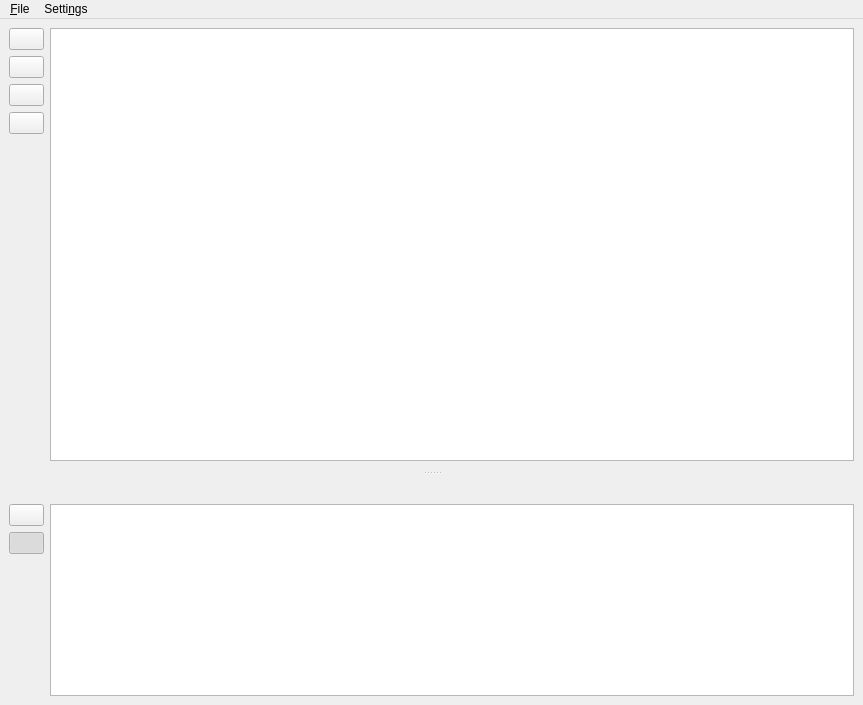
<?xml version="1.0" encoding="UTF-8"?>
<ui version="4.0">
 <class>MainWindow</class>
 <widget class="QMainWindow" name="MainWindow">
  <property name="geometry">
   <rect>
    <x>0</x>
    <y>0</y>
    <width>863</width>
    <height>705</height>
   </rect>
  </property>
  <property name="windowTitle">
   <string>reStructuredText editor</string>
  </property>
  <property name="toolButtonStyle">
   <enum>Qt::ToolButtonIconOnly</enum>
  </property>
  <property name="dockOptions">
   <set>QMainWindow::AnimatedDocks</set>
  </property>
  <widget class="QWidget" name="centralwidget">
   <layout class="QHBoxLayout" name="horizontalLayout_2">
    <item>
     <layout class="QVBoxLayout" name="rstToolbar">
      <item>
       <widget class="QPushButton" name="newDocButton">
        <property name="maximumSize">
         <size>
          <width>35</width>
          <height>16777215</height>
         </size>
        </property>
        <property name="toolTip">
         <string>New</string>
        </property>
        <property name="text">
         <string/>
        </property>
        <property name="icon">
         <iconset resource="resources.qrc">
          <normaloff>:/icons/assets/new.svgz</normaloff>:/icons/assets/new.svgz</iconset>
        </property>
       </widget>
      </item>
      <item>
       <widget class="QPushButton" name="openDocButton">
        <property name="maximumSize">
         <size>
          <width>35</width>
          <height>16777215</height>
         </size>
        </property>
        <property name="toolTip">
         <string>Open</string>
        </property>
        <property name="text">
         <string/>
        </property>
        <property name="icon">
         <iconset resource="resources.qrc">
          <normaloff>:/icons/assets/open.svgz</normaloff>:/icons/assets/open.svgz</iconset>
        </property>
       </widget>
      </item>
      <item>
       <widget class="QPushButton" name="saveRstChangesButton">
        <property name="maximumSize">
         <size>
          <width>35</width>
          <height>16777215</height>
         </size>
        </property>
        <property name="toolTip">
         <string>Save</string>
        </property>
        <property name="text">
         <string/>
        </property>
        <property name="icon">
         <iconset resource="resources.qrc">
          <normaloff>:/icons/assets/save.svgz</normaloff>:/icons/assets/save.svgz</iconset>
        </property>
       </widget>
      </item>
      <item>
       <widget class="QPushButton" name="saveRstButton">
        <property name="maximumSize">
         <size>
          <width>35</width>
          <height>16777215</height>
         </size>
        </property>
        <property name="toolTip">
         <string>Save As...</string>
        </property>
        <property name="text">
         <string/>
        </property>
        <property name="icon">
         <iconset resource="resources.qrc">
          <normaloff>:/icons/assets/save-as.svgz</normaloff>:/icons/assets/save-as.svgz</iconset>
        </property>
       </widget>
      </item>
      <item>
       <spacer name="verticalSpacer_1">
        <property name="orientation">
         <enum>Qt::Vertical</enum>
        </property>
        <property name="sizeHint" stdset="0">
         <size>
          <width>20</width>
          <height>40</height>
         </size>
        </property>
       </spacer>
      </item>
     </layout>
    </item>
    <item>
     <widget class="QPlainTextEdit" name="inputBox">
      <property name="font">
       <font>
        <kerning>true</kerning>
       </font>
      </property>
     </widget>
    </item>
   </layout>
  </widget>
  <widget class="QMenuBar" name="menuBar">
   <property name="geometry">
    <rect>
     <x>0</x>
     <y>0</y>
     <width>863</width>
     <height>27</height>
    </rect>
   </property>
   <widget class="QMenu" name="menu_File">
    <property name="title">
     <string>&amp;File</string>
    </property>
    <addaction name="newDocAction"/>
    <addaction name="openDocAction"/>
    <addaction name="saveRstChangesAction"/>
    <addaction name="saveRstAction"/>
    <addaction name="saveHtmlAction"/>
    <addaction name="revertAction"/>
   </widget>
   <widget class="QMenu" name="menu_Settings">
    <property name="title">
     <string>Setti&amp;ngs</string>
    </property>
    <addaction name="toggleSourceViewAction"/>
   </widget>
   <addaction name="menu_File"/>
   <addaction name="menu_Settings"/>
  </widget>
  <widget class="QDockWidget" name="resultDock">
   <property name="features">
    <set>QDockWidget::NoDockWidgetFeatures</set>
   </property>
   <property name="allowedAreas">
    <set>Qt::BottomDockWidgetArea</set>
   </property>
   <attribute name="dockWidgetArea">
    <number>8</number>
   </attribute>
   <widget class="QWidget" name="layout_1">
    <layout class="QHBoxLayout" name="horizontalLayout">
     <item>
      <layout class="QVBoxLayout" name="verticalLayout_2">
       <item>
        <widget class="QPushButton" name="saveHtmlButton">
         <property name="maximumSize">
          <size>
           <width>35</width>
           <height>16777215</height>
          </size>
         </property>
         <property name="toolTip">
          <string>Export html...</string>
         </property>
         <property name="text">
          <string/>
         </property>
         <property name="icon">
          <iconset resource="resources.qrc">
           <normaloff>:/icons/assets/save-as.svgz</normaloff>:/icons/assets/save-as.svgz</iconset>
         </property>
        </widget>
       </item>
       <item>
        <widget class="QPushButton" name="togglePreviewTypeButton">
         <property name="maximumSize">
          <size>
           <width>35</width>
           <height>16777215</height>
          </size>
         </property>
         <property name="toolTip">
          <string>Preview as html</string>
         </property>
         <property name="text">
          <string/>
         </property>
         <property name="icon">
          <iconset resource="resources.qrc">
           <normaloff>:/icons/assets/preview.svgz</normaloff>:/icons/assets/preview.svgz</iconset>
         </property>
         <property name="checkable">
          <bool>true</bool>
         </property>
         <property name="checked">
          <bool>true</bool>
         </property>
        </widget>
       </item>
       <item>
        <spacer name="verticalSpacer_2">
         <property name="orientation">
          <enum>Qt::Vertical</enum>
         </property>
         <property name="sizeHint" stdset="0">
          <size>
           <width>20</width>
           <height>40</height>
          </size>
         </property>
        </spacer>
       </item>
      </layout>
     </item>
     <item>
      <widget class="QTextEdit" name="previewBox">
       <property name="enabled">
        <bool>true</bool>
       </property>
       <property name="readOnly">
        <bool>true</bool>
       </property>
      </widget>
     </item>
    </layout>
   </widget>
  </widget>
  <action name="saveHtmlAction">
   <property name="icon">
    <iconset>
     <normaloff>:/icons/img/disk.png</normaloff>:/icons/img/disk.png</iconset>
   </property>
   <property name="text">
    <string>Export &amp;html</string>
   </property>
   <property name="shortcut">
    <string>Ctrl+H</string>
   </property>
  </action>
  <action name="saveRstAction">
   <property name="icon">
    <iconset>
     <normalon>:/icons/assets/save-as.svgz</normalon>
    </iconset>
   </property>
   <property name="text">
    <string>Save rst &amp;as</string>
   </property>
  </action>
  <action name="newDocAction">
   <property name="icon">
    <iconset>
     <normalon>:/icons/assets/new.svgz</normalon>
    </iconset>
   </property>
   <property name="text">
    <string>&amp;New</string>
   </property>
   <property name="shortcut">
    <string>Ctrl+N</string>
   </property>
  </action>
  <action name="openDocAction">
   <property name="icon">
    <iconset>
     <normalon>:/icons/assets/open.svgz</normalon>
    </iconset>
   </property>
   <property name="text">
    <string>&amp;Open</string>
   </property>
   <property name="shortcut">
    <string>Ctrl+O</string>
   </property>
  </action>
  <action name="saveRstChangesAction">
   <property name="icon">
    <iconset resource="resources.qrc">
     <normaloff>:/icons/assets/save.svgz</normaloff>:/icons/assets/save.svgz</iconset>
   </property>
   <property name="text">
    <string>&amp;Save rst</string>
   </property>
   <property name="shortcut">
    <string>Ctrl+S</string>
   </property>
  </action>
  <action name="revertAction">
   <property name="enabled">
    <bool>false</bool>
   </property>
   <property name="icon">
    <iconset resource="resources.qrc">
     <normaloff>:/icons/assets/revert.svgz</normaloff>:/icons/assets/revert.svgz</iconset>
   </property>
   <property name="text">
    <string>&amp;Revert</string>
   </property>
  </action>
  <action name="toggleSourceViewAction">
   <property name="checkable">
    <bool>true</bool>
   </property>
   <property name="checked">
    <bool>true</bool>
   </property>
   <property name="text">
    <string>Preview &amp;html</string>
   </property>
  </action>
 </widget>
 <resources>
  <include location="resources.qrc"/>
 </resources>
 <connections>
  <connection>
   <sender>saveHtmlAction</sender>
   <signal>triggered()</signal>
   <receiver>MainWindow</receiver>
   <slot>saveHtmlAs()</slot>
   <hints>
    <hint type="sourcelabel">
     <x>-1</x>
     <y>-1</y>
    </hint>
    <hint type="destinationlabel">
     <x>431</x>
     <y>352</y>
    </hint>
   </hints>
  </connection>
  <connection>
   <sender>saveHtmlButton</sender>
   <signal>clicked()</signal>
   <receiver>MainWindow</receiver>
   <slot>saveHtmlAs()</slot>
   <hints>
    <hint type="sourcelabel">
     <x>29</x>
     <y>517</y>
    </hint>
    <hint type="destinationlabel">
     <x>431</x>
     <y>352</y>
    </hint>
   </hints>
  </connection>
  <connection>
   <sender>saveRstAction</sender>
   <signal>triggered()</signal>
   <receiver>MainWindow</receiver>
   <slot>saveRstAs()</slot>
   <hints>
    <hint type="sourcelabel">
     <x>-1</x>
     <y>-1</y>
    </hint>
    <hint type="destinationlabel">
     <x>431</x>
     <y>352</y>
    </hint>
   </hints>
  </connection>
  <connection>
   <sender>saveRstButton</sender>
   <signal>clicked()</signal>
   <receiver>MainWindow</receiver>
   <slot>saveRstAs()</slot>
   <hints>
    <hint type="sourcelabel">
     <x>24</x>
     <y>49</y>
    </hint>
    <hint type="destinationlabel">
     <x>431</x>
     <y>352</y>
    </hint>
   </hints>
  </connection>
  <connection>
   <sender>inputBox</sender>
   <signal>textChanged()</signal>
   <receiver>MainWindow</receiver>
   <slot>textChanged()</slot>
   <hints>
    <hint type="sourcelabel">
     <x>453</x>
     <y>244</y>
    </hint>
    <hint type="destinationlabel">
     <x>431</x>
     <y>352</y>
    </hint>
   </hints>
  </connection>
  <connection>
   <sender>togglePreviewTypeButton</sender>
   <signal>clicked()</signal>
   <receiver>MainWindow</receiver>
   <slot>textChanged()</slot>
   <hints>
    <hint type="sourcelabel">
     <x>27</x>
     <y>555</y>
    </hint>
    <hint type="destinationlabel">
     <x>431</x>
     <y>352</y>
    </hint>
   </hints>
  </connection>
  <connection>
   <sender>newDocAction</sender>
   <signal>triggered()</signal>
   <receiver>MainWindow</receiver>
   <slot>newDoc()</slot>
   <hints>
    <hint type="sourcelabel">
     <x>-1</x>
     <y>-1</y>
    </hint>
    <hint type="destinationlabel">
     <x>431</x>
     <y>352</y>
    </hint>
   </hints>
  </connection>
  <connection>
   <sender>newDocButton</sender>
   <signal>clicked()</signal>
   <receiver>MainWindow</receiver>
   <slot>newDoc()</slot>
   <hints>
    <hint type="sourcelabel">
     <x>24</x>
     <y>49</y>
    </hint>
    <hint type="destinationlabel">
     <x>431</x>
     <y>352</y>
    </hint>
   </hints>
  </connection>
  <connection>
   <sender>openDocAction</sender>
   <signal>triggered()</signal>
   <receiver>MainWindow</receiver>
   <slot>openDoc()</slot>
   <hints>
    <hint type="sourcelabel">
     <x>-1</x>
     <y>-1</y>
    </hint>
    <hint type="destinationlabel">
     <x>431</x>
     <y>352</y>
    </hint>
   </hints>
  </connection>
  <connection>
   <sender>openDocButton</sender>
   <signal>clicked()</signal>
   <receiver>MainWindow</receiver>
   <slot>openDoc()</slot>
   <hints>
    <hint type="sourcelabel">
     <x>24</x>
     <y>87</y>
    </hint>
    <hint type="destinationlabel">
     <x>431</x>
     <y>352</y>
    </hint>
   </hints>
  </connection>
  <connection>
   <sender>toggleSourceViewAction</sender>
   <signal>triggered()</signal>
   <receiver>MainWindow</receiver>
   <slot>textChanged()</slot>
   <hints>
    <hint type="sourcelabel">
     <x>-1</x>
     <y>-1</y>
    </hint>
    <hint type="destinationlabel">
     <x>431</x>
     <y>352</y>
    </hint>
   </hints>
  </connection>
  <connection>
   <sender>saveRstChangesButton</sender>
   <signal>clicked()</signal>
   <receiver>MainWindow</receiver>
   <slot>saveChangesRst()</slot>
   <hints>
    <hint type="sourcelabel">
     <x>24</x>
     <y>125</y>
    </hint>
    <hint type="destinationlabel">
     <x>431</x>
     <y>352</y>
    </hint>
   </hints>
  </connection>
  <connection>
   <sender>saveRstChangesAction</sender>
   <signal>triggered()</signal>
   <receiver>MainWindow</receiver>
   <slot>saveChangesRst()</slot>
   <hints>
    <hint type="sourcelabel">
     <x>-1</x>
     <y>-1</y>
    </hint>
    <hint type="destinationlabel">
     <x>431</x>
     <y>352</y>
    </hint>
   </hints>
  </connection>
  <connection>
   <sender>revertAction</sender>
   <signal>triggered()</signal>
   <receiver>MainWindow</receiver>
   <slot>revert()</slot>
   <hints>
    <hint type="sourcelabel">
     <x>-1</x>
     <y>-1</y>
    </hint>
    <hint type="destinationlabel">
     <x>431</x>
     <y>352</y>
    </hint>
   </hints>
  </connection>
 </connections>
 <slots>
  <slot>togglePreviewType(bool)</slot>
  <slot>textChanged()</slot>
  <slot>saveHtmlAs()</slot>
  <slot>saveRstAs()</slot>
  <slot>newDoc()</slot>
  <slot>openDoc()</slot>
  <slot>saveChangesHtml()</slot>
  <slot>revert()</slot>
  <slot>saveChangesRst()</slot>
 </slots>
</ui>
